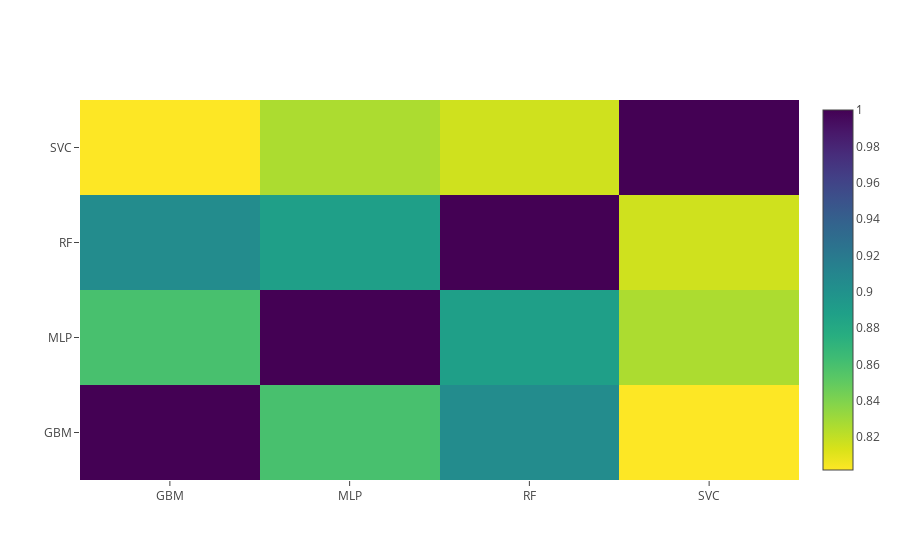

Notebook cell for this chart:
### Code cell
x_train_corr = pd.DataFrame( {
     'SVC': svc_oof_train.ravel(), 
     'GBM' : gbm_oof_train.ravel(),
     'RF' : rf_oof_train.ravel(),
     'MLP' : mlp_oof_train.ravel()
})
x_test_corr = pd.DataFrame( {
     'SVC': svc_oof_test.ravel(),
     'GBM' : gbm_oof_test.ravel(),
     'RF' : rf_oof_test.ravel(),
     'MLP' : mlp_oof_test.ravel()
})

import seaborn as sns
import matplotlib.pyplot as plt
%matplotlib inline

import plotly.offline as py
py.init_notebook_mode(connected=True)
import plotly.graph_objs as go
import plotly.tools as tls

data = [
    go.Heatmap(
        z= x_train_corr.astype(float).corr().values ,
        x=x_train_corr.columns.values,
        y= x_train_corr.columns.values,
          colorscale='Viridis',
            showscale=True,
            reversescale = True
    )
]
py.iplot(data, filename='labelled-heatmap')

### Figure 1 — Plotly figure (JSON) as saved in the notebook; plotly's stock layout.template omitted (floating-point values rounded to 4 significant figures)
{"data": [{"colorscale": "Viridis", "reversescale": true, "showscale": true, "type": "heatmap", "x": ["GBM", "MLP", "RF", "SVC"], "y": ["GBM", "MLP", "RF", "SVC"], "z": [[1, 0.8597, 0.9048, 0.802], [0.8597, 1, 0.8887, 0.8262], [0.9048, 0.8887, 1, 0.8162], [0.802, 0.8262, 0.8162, 1]]}], "layout": {}}
